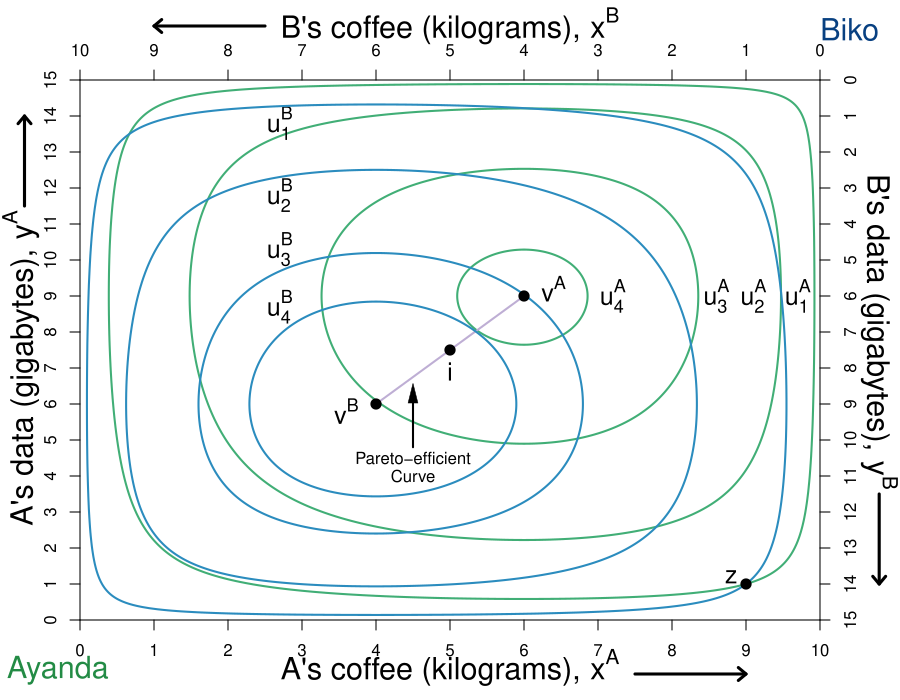

Write R code to recreate this figure.
require(shape)
#pdf(file = "property_hg_hg_powers_aSTEP1.pdf", width = 9, height = 7)
#pdf(file = "property_hg_hg_powers_aSTEP2.pdf", width = 9, height = 7)
#pdf(file = "property_hg_hg_powers_aSTEP3.pdf", width = 9, height = 7)

pdf(file = "property/property_hg_hg_powers_a.pdf", width = 9, height = 7)

#Set parameters for graphics
axislabelsize <- 1.8
labelsize <- 1.5
namesize <- 1.8
annotatesize <- 1.5
graphlinewidth <- 2
segmentlinewidth <- 1.5

COL <- c("#7fc97f", "#beaed4", "#fdc086", "#ffff99", "#386cb0", "#f0027f", "#bf5b17", "#666666")
COLA <- c("#99d8c9","#66c2a4","#41ae76", "#238b45", "#005824")
COLB <- c("#4eb3d3", "#2b8cbe", "#0868ac","#084081")

par(mar =  c(4, 4, 4, 4))

uA <- function(x, y, alpha = 0.5, lambda = 0.4) {
  (x^(alpha)*y^(1 - alpha))^(1-lambda)*((10 - x)^(alpha)*(15 - y)^(1 - alpha))^lambda
}

uB <- function(x, y) {
  (10 - x)^(0.5)*(15 - y)^(0.5)
}

xlims <- c(0, 10)
ylims <- c(0, 15)

npts <- 501 
x <- seq(xlims[1], xlims[2], length.out = npts)
y <- seq(ylims[1], ylims[2], length.out = npts) 



#For B we need a utility where xA = 5.88, ya = 8.82 => corresponds to 1.618 above

plot(0, 0, xlim = xlims, ylim = ylims, type = "n",
     xlab = expression(paste("")),
     ylab = expression(paste("")), 
     xaxt = "n", 
     yaxt = "n", 
     cex.lab = axislabelsize, 
     bty = "n",
     xaxs="i", 
     yaxs="i")

ticksy <- seq(from = 0, to = 15, by = 1)
ylabels <- seq(from = 0, to = 15, by = 1)
ticksx <- seq(from = 0, to = 10, by = 1)
xlabels <- seq(from = 0, to = 10, by = 1)
axis(1, at = ticksx, pos = 0, labels = xlabels)
axis(2, at = ticksy, pos = 0, labels = ylabels, las = 0)

#a <- c(uA(9,1) - 1, uA(9,1), uA(9,1) + 2, uA(9,1), uA(9,1) + 3, uA(9,1) + 4, uA(9,1) + 5, uA(9,1) + 6, uA(9,1) + 6.6,  uA(9,1) + 7)
a <- c(uA(9,1), uA(9,1) + 1.5, uA(9,1) + 2.5,  uA(9,1) + 2.92)

contour(x, y, 
        outer(x, y, uA),
        drawlabels = FALSE,
        col = COLA[3],
        lwd = graphlinewidth,
        levels = a, 
        xaxs="i", 
        yaxs="i", 
        add = TRUE) 

mtext(expression(paste("A's coffee (kilograms), ", x^A)), side=1, line = 2.5, cex = axislabelsize)
text(-0.8, 7, expression(paste("A's data (gigabytes), ", y^A)), xpd = TRUE, cex = axislabelsize, srt = 90) 

#Add arrows:
arrows(-0.75, 11.5, -0.75, 14, xpd = TRUE, length=0.1,angle=40,lwd=3)
arrows(7.5, -1.5, 9, -1.5, xpd = TRUE, length=0.1,angle=40,lwd=3)

segments(4, 6, 6, 9, lty = 1, col = COL[2] , lwd = graphlinewidth)
text(4, 4.5, expression("Pareto-efficient"), cex = labelsize)
text(4, 3.8, expression("Curve"), cex = labelsize)
Arrows(4.5, 4.8, 4.5, 6.3, col = "black", lty = 1, lwd = 2, arr.type = "triangle", arr.lwd = 0.5)

#Label the iso-welfare functions for the HG, Aisha
text(9.7, 9, expression(u[1]^A), cex = annotatesize)
text(9.1, 9, expression(u[2]^A), cex = annotatesize)
text(8.6, 9, expression(u[3]^A), cex = annotatesize)
text(7.2, 9, expression(u[4]^A), cex = annotatesize)

#Label the indifference curves for the HE, Betty
text(2.7, 13.8, expression(u[1]^B), cex = annotatesize)
text(2.7, 11.8, expression(u[2]^B), cex = annotatesize)
text(2.7, 10.3, expression(u[3]^B), cex = annotatesize)
text(2.7, 8.7, expression(u[4]^B), cex = annotatesize)

#text(1.3, 1.1, expression(u[5]^B))

#A's bliss point - 3.1073 is the value of u
# points(5.88, 8.82, pch = 16, col = "black", cex = 1.5)
# text(6, 13.5, expression(paste("A's highest u, ", u[max]^A)))
# Arrows(6, 13.2, 6, 9.5, col = "black", lty = 1, lwd = 2, arr.type = "triangle", arr.lwd = 0.5)

#Label point i. 
points(5, 7.5, pch = 16, col = "black", cex = 1.5)
text(5, 6.9, expression(paste(i)), cex = annotatesize)




text(-0.3, -1.4, expression("Ayanda"), xpd = TRUE, cex = namesize, col = COLA[4])
text(10.4, 16.4, expression("Biko"), xpd = TRUE, cex = namesize, col = COLB[4])

par(new = TRUE)

#Use the same x and ylims as previously, but with locations switched
xlims2 <- c(10, 0)
ylims2 <- c(15, 0)

#Leave the ylab and xlab blank to ensure no axes titles
plot(0, 0, xlim = xlims2, ylim = ylims2, type = "n",
     xlab = expression(paste("")),
     ylab = expression(paste("")),
     xaxt = "n", 
     yaxt = "n", 
     cex.lab = 1.3, 
     bty = "n",
     xaxs="i", 
     yaxs="i")

uB <- function(x, y, alpha = 0.5, lambda = 0.4) {
  (x^(alpha)*y^(1 - alpha))^(1-lambda)*((10 - x)^(alpha)*(15 - y)^(1 - alpha))^lambda
}

b <- c(uB(1,14), uB(1,14) + 1.5, uB(1,14) + 2.33, uB(1,14) + 2.6)

contour(x, y, 
        outer(x, y, uB),
        drawlabels = FALSE,
        col = COLB[2],
        lwd = graphlinewidth,
        levels = b, 
        add = TRUE
) 


# #Label two points for comparison
points(1, 14, pch = 16, col = "black", cex = 1.5)
text(1.2, 13.8, expression(paste(z)), cex = annotatesize)

# #Label two points for comparison
points(0.4*10, 0.4*15, pch = 16, col = "black", cex = 1.5)
text(0.4*10-0.4, 0.4*15-0.2,expression(paste(v^A)), cex = annotatesize)


points(0.6*10, 0.6*15, pch = 16, col = "black", cex = 1.5)
text(0.6*10 + 0.4, 0.6*15 + 0.2,expression(paste(v^B)), cex = annotatesize)


# points(8.8, (3/2)*8.8, pch = 16, col = "black", cex = 1.5)
# text(8.8, (3/2)*8.8 - 0.5, expression(paste(j)))
# 
# points(0.4, (3/2)*0.4, pch = 16, col = "black", cex = 1.5)
# text(0.4 + 0.2, (3/2)*0.4 + 0.2, expression(paste(k)))

#Set up axes at sides 3 and 4 (top and right)
axis(side = 3, at = ticksx, pos = 0, labels = xlabels)
axis(side = 4, at = ticksy, pos = 0, labels = ylabels, las = 0)
text(5, -1.5, expression(paste("B's coffee (kilograms), ", x^B)), xpd = TRUE, cex = axislabelsize)
text(-0.8, 7, expression(paste("B's data (gigabytes), ", y^B)), xpd = TRUE, cex = axislabelsize, srt = 270) 

#Add arrows:
arrows(-0.8, 11.5, -0.8, 14, xpd = TRUE, length=0.1,angle=40,lwd=3)
arrows(7.5, -1.5, 9, -1.5, xpd = TRUE, length=0.1,angle=40,lwd=3)


dev.off()
